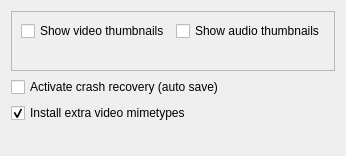
<ui version="4.0" >
 <class>WizardExtra_UI</class>
 <widget class="QWidget" name="WizardExtra_UI" >
  <property name="geometry" >
   <rect>
    <x>0</x>
    <y>0</y>
    <width>335</width>
    <height>156</height>
   </rect>
  </property>
  <layout class="QGridLayout" name="gridLayout_2" >
   <item row="0" column="0" >
    <widget class="QFrame" name="frame" >
     <property name="frameShape" >
      <enum>QFrame::StyledPanel</enum>
     </property>
     <property name="frameShadow" >
      <enum>QFrame::Raised</enum>
     </property>
     <layout class="QGridLayout" name="gridLayout" >
      <item row="0" column="0" >
       <widget class="QCheckBox" name="videothumbs" >
        <property name="text" >
         <string>Show video thumbnails</string>
        </property>
       </widget>
      </item>
      <item row="0" column="1" >
       <widget class="QCheckBox" name="audiothumbs" >
        <property name="text" >
         <string>Show audio thumbnails</string>
        </property>
       </widget>
      </item>
      <item row="1" column="0" colspan="2" >
       <widget class="QLabel" name="timeline_preview" >
        <property name="text" >
         <string/>
        </property>
       </widget>
      </item>
     </layout>
    </widget>
   </item>
   <item row="1" column="0" >
    <widget class="QCheckBox" name="autosave" >
     <property name="text" >
      <string>Activate crash recovery (auto save)</string>
     </property>
    </widget>
   </item>
   <item row="2" column="0" >
    <widget class="QCheckBox" name="installmimes" >
     <property name="text" >
      <string>Install extra video mimetypes</string>
     </property>
     <property name="checked" >
      <bool>true</bool>
     </property>
    </widget>
   </item>
   <item row="3" column="0" >
    <spacer name="verticalSpacer" >
     <property name="orientation" >
      <enum>Qt::Vertical</enum>
     </property>
     <property name="sizeHint" stdset="0" >
      <size>
       <width>20</width>
       <height>7</height>
      </size>
     </property>
    </spacer>
   </item>
  </layout>
 </widget>
 <resources/>
 <connections/>
</ui>
